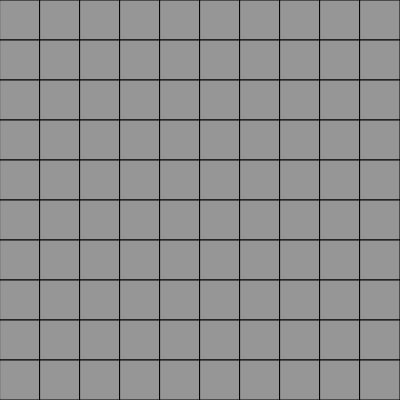
Frame 1 (no input)
Frame 60 (no input): identical to frame 1, image omitted
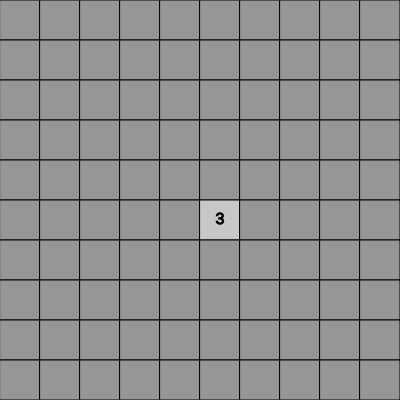
Frame 120 (the mouse pressed at the canvas centre since frame 60)

The p5.js sketch that drew these frames (run headless with seeded random() and noise() and a simulated clock; from frame 60 on, the mouse is pressed at the canvas centre):

// p5.js sketch
// ── sketch.js
let cols = 10;
let rows = 10;
let tileSize;
let grid = [];

function setup() {
  createCanvas(400, 400);
  tileSize = width / cols;

  // Initialize the grid with default colors
  for (let i = 0; i < cols; i++) {
    grid[i] = [];
    for (let j = 0; j < rows; j++) {
      grid[i][j] = {
        revealed: false,
        mine: false,
        count: 0,
      };
      // Randomly place mines (adjust the probability as needed)
      if (random() < 0.1) {
        grid[i][j].mine = true;
      }
    }
  }

  // Calculate adjacent mine counts
  for (let i = 0; i < cols; i++) {
    for (let j = 0; j < rows; j++) {
      if (!grid[i][j].mine) {
        grid[i][j].count = countMines(i, j);
      }
    }
  }
}

function draw() {
  background(255);
  drawGrid();
}

function drawGrid() {
  for (let i = 0; i < cols; i++) {
    for (let j = 0; j < rows; j++) {
      let x = i * tileSize;
      let y = j * tileSize;

      if (grid[i][j].revealed) {
        fill(200);
        stroke(0);
        rect(x, y, tileSize, tileSize);
        if (grid[i][j].mine) {
          fill(255, 0, 0);
          ellipse(x + tileSize / 2, y + tileSize / 2, tileSize * 0.8);
        } else {
          fill(0);
          textAlign(CENTER, CENTER);
          textSize(16);
          text(grid[i][j].count, x + tileSize / 2, y + tileSize / 2);
        }
      } else {
        fill(150);
        stroke(0);
        rect(x, y, tileSize, tileSize);
      }
    }
  }
}

function mousePressed() {
  // Check which tile is clicked
  let col = floor(mouseX / tileSize);
  let row = floor(mouseY / tileSize);

  // Reveal the clicked tile
  grid[col][row].revealed = true;

  // If the revealed tile is a mine, reveal all mines
  if (grid[col][row].mine) {
    revealAllMines();
    console.log("Game Over!");
  }
}

function countMines(x, y) {
  let count = 0;
  for (let i = -1; i <= 1; i++) {
    for (let j = -1; j <= 1; j++) {
      let col = x + i;
      let row = y + j;
      if (col >= 0 && col < cols && row >= 0 && row < rows) {
        if (grid[col][row].mine) {
          count++;
        }
      }
    }
  }
  return count;
}

function revealAllMines() {
  for (let i = 0; i < cols; i++) {
    for (let j = 0; j < rows; j++) {
      if (grid[i][j].mine) {
        grid[i][j].revealed = true;
      }
    }
  }
}
